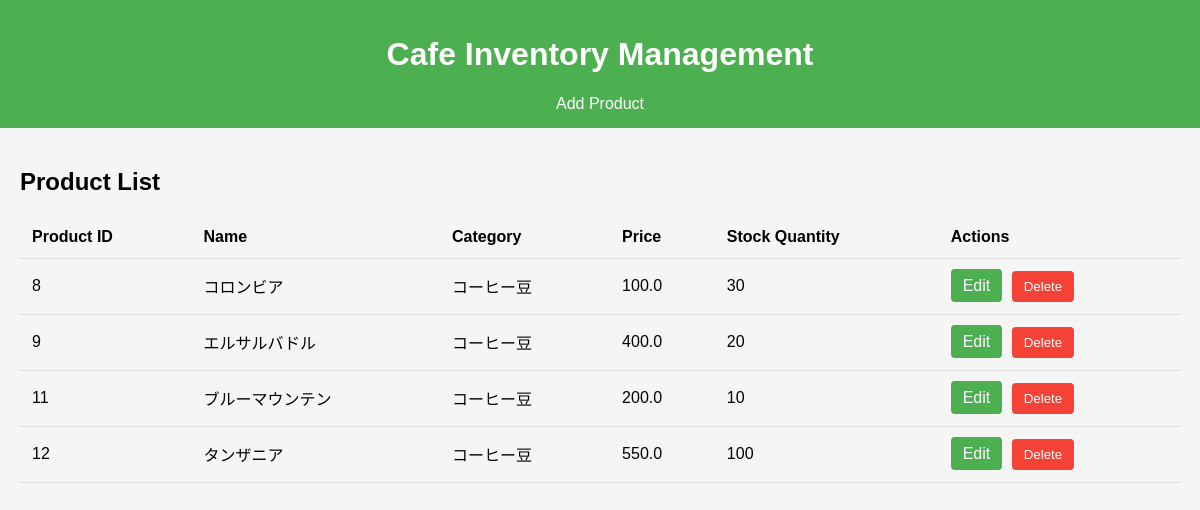
Page /products on the committed database.
### tables this page shows
CREATE TABLE PRODUCTS (
    product_id INTEGER PRIMARY KEY,
    name TEXT NOT NULL,
    category TEXT NOT NULL,
    price REAL NOT NULL,
    stock_quantity INTEGER NOT NULL
);

### app.py (the view)
@app.route('/products')
def products():
    conn = get_db()
    cursor = conn.cursor()
    cursor.execute("SELECT * FROM PRODUCTS")
    products = cursor.fetchall()
    conn.close()
    return render_template('products.html', products=products)

### app.py (called while the page is built)
def get_db():
    conn = sqlite3.connect(DATABASE)
    conn.row_factory = sqlite3.Row
    return conn

### templates/products.html
{% extends 'base.html' %}
{% block content %}
<h2>Product List</h2>
<table>
    <tr>
        <th>Product ID</th>
        <th>Name</th>
        <th>Category</th>
        <th>Price</th>
        <th>Stock Quantity</th>
        <th>Actions</th>
    </tr>
    {% for product in products %}
    <tr>
        <td>{{ product.product_id }}</td>
        <td>{{ product.name }}</td>
        <td>{{ product.category }}</td>
        <td>{{ product.price }}</td>
        <td>{{ product.stock_quantity }}</td>
        <td>
            <a class="edit-button" href="{{ url_for('edit_product', product_id=product.product_id) }}">Edit</a>
            <form class="product-delete-form" action="{{ url_for('delete_product', product_id=product.product_id) }}" method="post" style="display:inline;">
                <button type="submit" class="delete-button" onclick="return confirm('Are you sure you want to delete this product?');">Delete</button>
            </form>
        </td>
    </tr>
    {% endfor %}
</table>
{% endblock %}

### static/styles.css (style rules this page uses)
body { font-family: Arial, sans-serif; background-color: #f5f5f5; margin: 0; padding: 0; }
form { background-color: white; padding: 20px; border-radius: 5px; box-shadow: 0 0 10px rgba(0,0,0,0.1); max-width: 400px; margin: 0 auto; }
.product-delete-form { background-color: transparent; padding: 0; border-radius: 0; box-shadow: none; max-width: none; margin: 0; }
button { padding: 10px; border: none; border-radius: 4px; cursor: pointer; }
.edit-button { background-color: #4CAF50; color: white; padding: 8px 12px; text-decoration: none; border-radius: 4px; margin-right: 5px; }
.delete-button { background-color: #f44336; color: white; padding: 8px 12px; border-radius: 4px; }
table { width: 100%; border-collapse: collapse; }
th, td { padding: 12px; text-align: left; border-bottom: 1px solid #ddd; }

### rows in the picture
PRODUCTS: product_id "8", name "コロンビア", category "コーヒー豆", price "100.0", stock_quantity "30"
PRODUCTS: product_id "9", name "エルサルバドル", category "コーヒー豆", price "400.0", stock_quantity "20"
PRODUCTS: product_id "11", name "ブルーマウンテン", category "コーヒー豆", price "200.0", stock_quantity "10"
PRODUCTS: product_id "12", name "タンザニア", category "コーヒー豆", price "550.0", stock_quantity "100"
